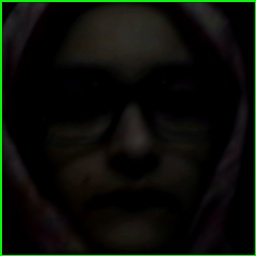
#> input picture store/ImagesUnknown/Image1.jpg, 256 x 256 px, given as the content of the folder ../store/ImagesUnknown/Image1.jpg, which was not available
$ python -i detection_f.py   (imports and definitions only)
#> lines starting #> are read from the running program, lines starting #| are printed output that depends on the picture
from django.shortcuts import render, redirect
import cv2
import csv
import os
import re
import numpy as np
import logging
from PIL import Image
# from time import time
import pandas as pd
import io
import datetime
import time
from tempfile import NamedTemporaryFile
import shutil
# import matplotlib.pyplot as plt
import pickle
from detector import models
from django.apps import apps
from Attendance_FacialRecognition.settings import BASE_DIR
from csv import reader, writer
import calendar


# [48 lines left out: functions create_dataset, trainer, not called in this run]


def getImagesWithID(path):

#> called with path = '../store/ImagesUnknown/Image1.jpg'
    imagePaths = [os.path.join(path, f) for f in os.listdir(path)]

    faces = []
    Ids = []

    for imagePath in imagePaths:
        # تحويل الصورة الى مصفوفة
        faceImg = Image.open(imagePath).convert('L')
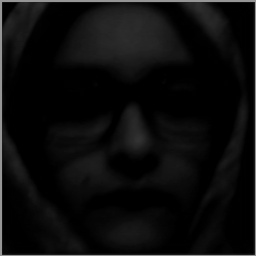
#> faceImg: PIL image 256x256 L; min 0, max 154, mean 12.3
        faceNp = np.array(faceImg, 'uint8')
        print(imagePath, '%%%%%%%%%%%%%%%', os.path.split(imagePath))
        # break
        id_str = os.path.split(imagePath)[-1].split('.')[1]
        if re.search('^[0-9]+$', id_str):
            Id = int(id_str)
        else:
            continue
        faces.append(faceNp)
        Ids.append(Id)
        cv2.imshow("training", faceNp)
        cv2.waitKey(10)
    return np.array(Ids), np.array(faces)


# [72 lines left out: function TrackImage, not called in this run]

>>> result = getImagesWithID('../store/ImagesUnknown/Image1.jpg')

$ run again, on store/ImagesUnknown/Image10.jpg
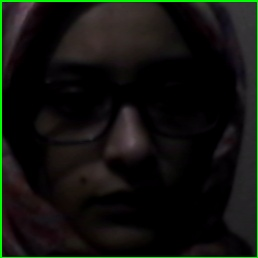
#> input picture store/ImagesUnknown/Image10.jpg, 258 x 258 px, given as the content of the folder ../store/ImagesUnknown/Image10.jpg, which was not available
#> in getImagesWithID, `faceImg = Image.open(imagePath).convert('L')`:
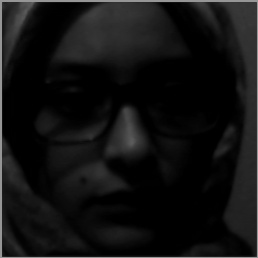
#> faceImg: PIL image 258x258 L; min 0, max 154, mean 18

$ run again, on store/ImagesUnknown/Image11.jpg
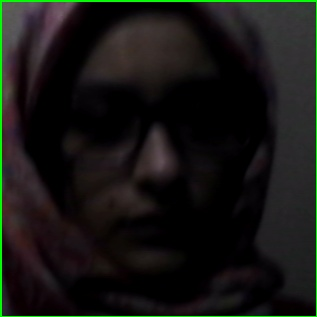
#> input picture store/ImagesUnknown/Image11.jpg, 317 x 317 px, given as the content of the folder ../store/ImagesUnknown/Image11.jpg, which was not available
#> in getImagesWithID, `faceImg = Image.open(imagePath).convert('L')`:
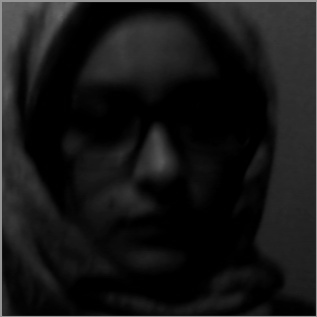
#> faceImg: PIL image 317x317 L; min 0, max 155, mean 22.1
